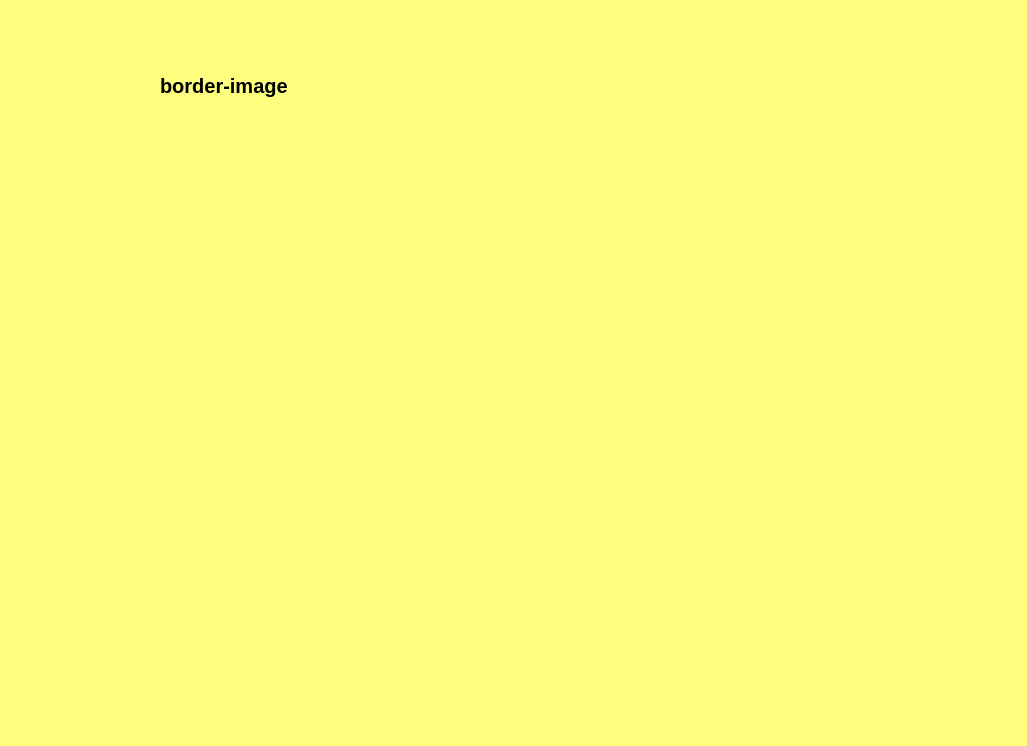
<?xml version="1.0" encoding="UTF-8"?>
<ui version="4.0">
 <class>MainWindow</class>
 <widget class="QMainWindow" name="MainWindow">
  <property name="geometry">
   <rect>
    <x>0</x>
    <y>0</y>
    <width>1027</width>
    <height>746</height>
   </rect>
  </property>
  <property name="windowTitle">
   <string>MainWindow</string>
  </property>
  <property name="styleSheet">
   <string notr="true">background-color: rgb(255, 255, 127);</string>
  </property>
  <widget class="QWidget" name="centralwidget">
   <widget class="QLabel" name="imagen">
    <property name="geometry">
     <rect>
      <x>140</x>
      <y>160</y>
      <width>251</width>
      <height>201</height>
     </rect>
    </property>
    <property name="styleSheet">
     <string notr="true">border-image: url(:/ejercicios/elyochi.jpg);</string>
    </property>
    <property name="text">
     <string/>
    </property>
    <property name="pixmap">
     <pixmap resource="../Archivo/recursos.qrc">:/Ejercicios/gatoinplorandoayuda.jpg</pixmap>
    </property>
    <property name="scaledContents">
     <bool>true</bool>
    </property>
   </widget>
   <widget class="QLabel" name="label_2">
    <property name="geometry">
     <rect>
      <x>160</x>
      <y>20</y>
      <width>251</width>
      <height>131</height>
     </rect>
    </property>
    <property name="font">
     <font>
      <pointsize>15</pointsize>
      <weight>75</weight>
      <bold>true</bold>
     </font>
    </property>
    <property name="text">
     <string>border-image</string>
    </property>
   </widget>
  </widget>
  <widget class="QMenuBar" name="menubar">
   <property name="geometry">
    <rect>
     <x>0</x>
     <y>0</y>
     <width>1027</width>
     <height>18</height>
    </rect>
   </property>
  </widget>
  <widget class="QStatusBar" name="statusbar"/>
 </widget>
 <resources>
  <include location="../Archivo/recursos.qrc"/>
 </resources>
 <connections/>
</ui>
